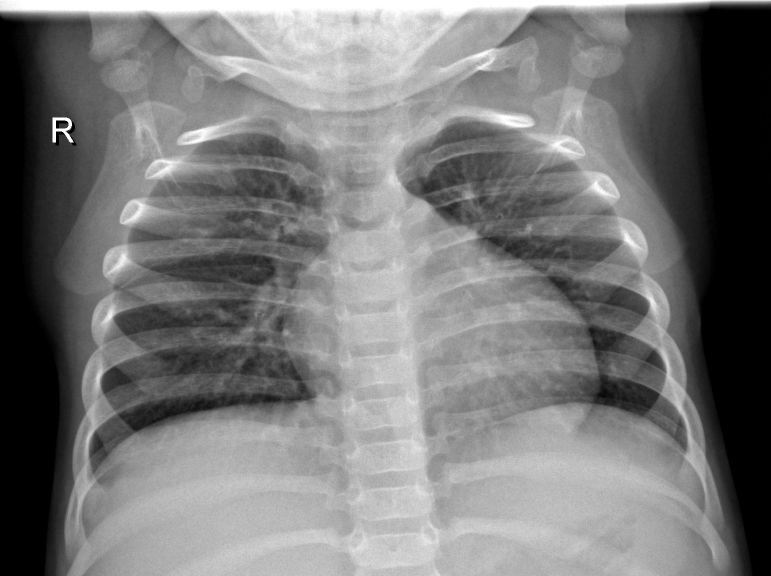
#> input picture backend/dataset/train/IM-0149-0001.jpeg, 1542 x 1152 px (shown at 1/2 size)
$ python -i heatmap.py   (imports and definitions only)
#> lines starting #> are read from the running program, lines starting #| are printed output that depends on the picture
import cv2
import numpy as np

def generate_heatmap(image_path, output_path):
    # Read X-ray
#> called with image_path = 'dataset/train/IM-0149-0001.jpeg', output_path = 'out.png'
    img = cv2.imread(image_path)
#> img is the input picture: shape (1152, 1542, 3); min 0, max 255, mean 119.6

    if img is None:
        raise Exception("Image not found")

    img = cv2.resize(img, (512, 512))
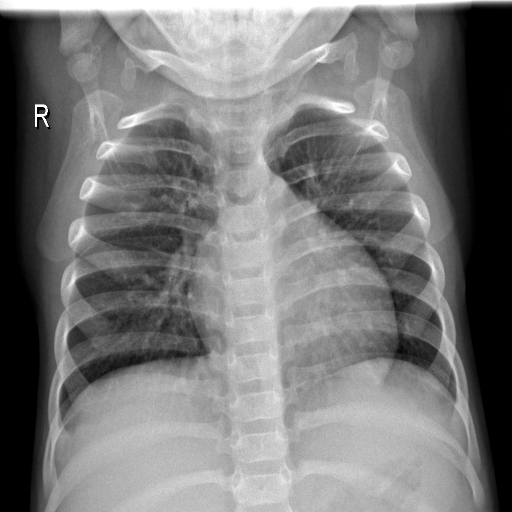
#> img: shape (512, 512, 3); min 0, max 255, mean 119.5

    # Convert to grayscale
    gray = cv2.cvtColor(img, cv2.COLOR_BGR2GRAY)

    # Improve lung contrast
    clahe = cv2.createCLAHE(clipLimit=2.5, tileGridSize=(8,8))
    gray = clahe.apply(gray)
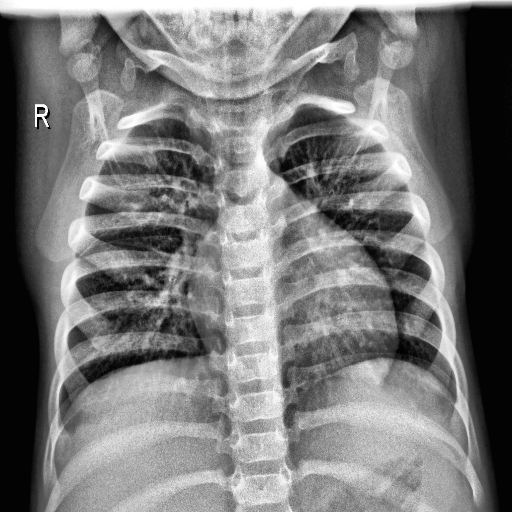
#> gray: shape (512, 512); min 1, max 255, mean 120.5

    # Blur -> attention map
    attention = cv2.GaussianBlur(gray, (61,61), 0)
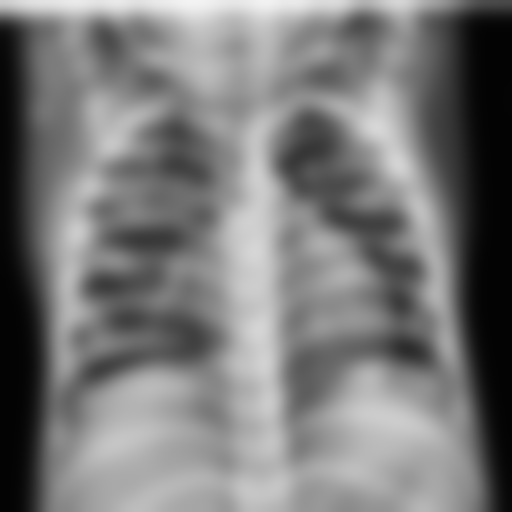
#> attention: shape (512, 512); min 3, max 243, mean 120.5

    # Normalize
    attention = cv2.normalize(attention, None, 0, 255, cv2.NORM_MINMAX)

    # Jet heatmap
    heatmap = cv2.applyColorMap(attention, cv2.COLORMAP_JET)
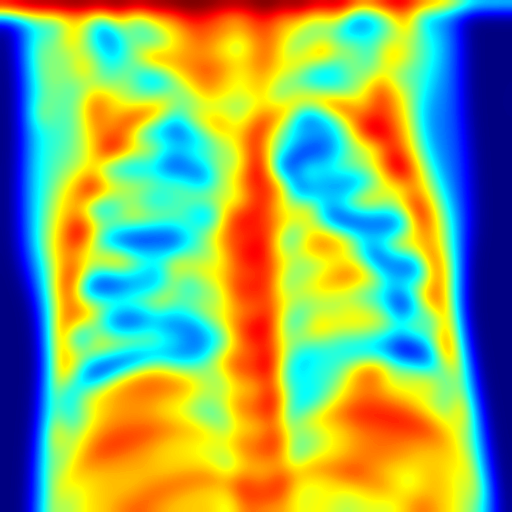
#> heatmap: shape (512, 512, 3); mean B, G, R 103.3, 173.4, 138.9

    # Strong overlay
    result = cv2.addWeighted(img, 0.55, heatmap, 0.75, 0)
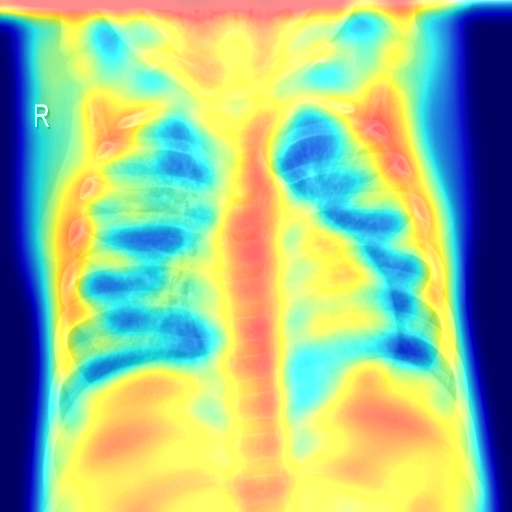
#> result: shape (512, 512, 3); mean B, G, R 143.1, 190.5, 157.4

    cv2.imwrite(output_path, result)

>>> result = generate_heatmap('dataset/train/IM-0149-0001.jpeg', 'out.png')

$ run again, on backend/dataset/train/IM-0213-0001.jpeg
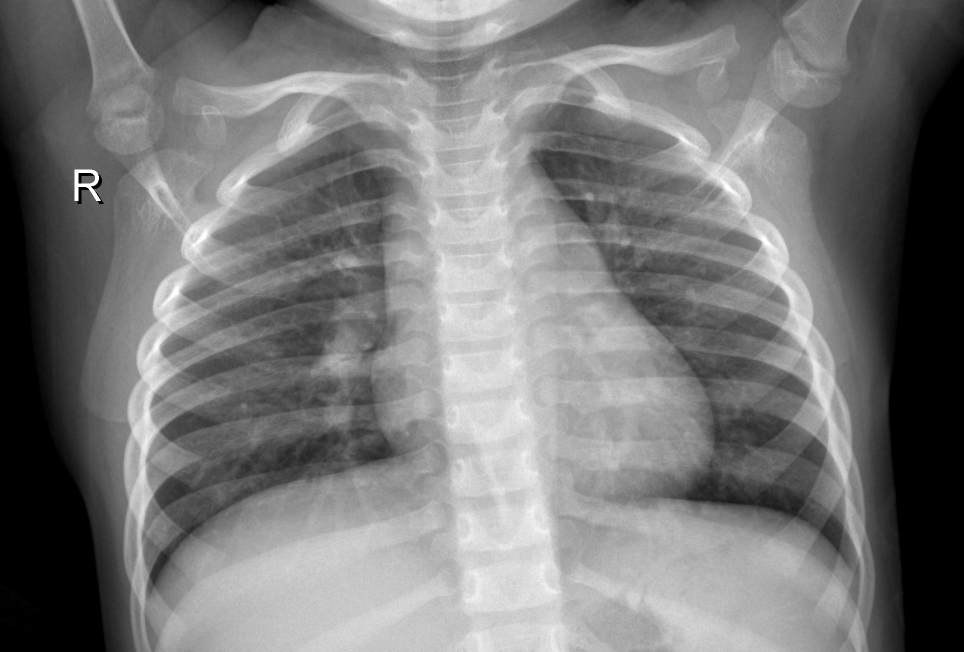
#> input picture backend/dataset/train/IM-0213-0001.jpeg, 1928 x 1303 px (shown at 1/2 size)
#> in generate_heatmap, img is the input picture: shape (1303, 1928, 3); min 0, max 255, mean 120.4
#> img: shape (512, 512, 3)
#> in generate_heatmap, `heatmap = cv2.applyColorMap(attention, cv2.COLORMAP_JET)`:
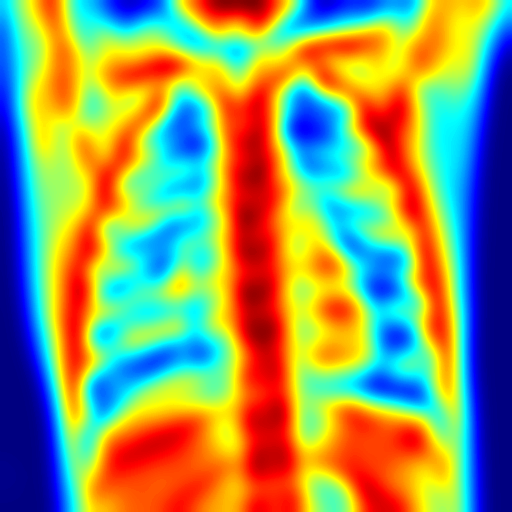
#> heatmap: shape (512, 512, 3); mean B, G, R 99.1, 155.1, 143.3
#> in generate_heatmap, `result = cv2.addWeighted(img, 0.55, heatmap, 0.75, 0)`:
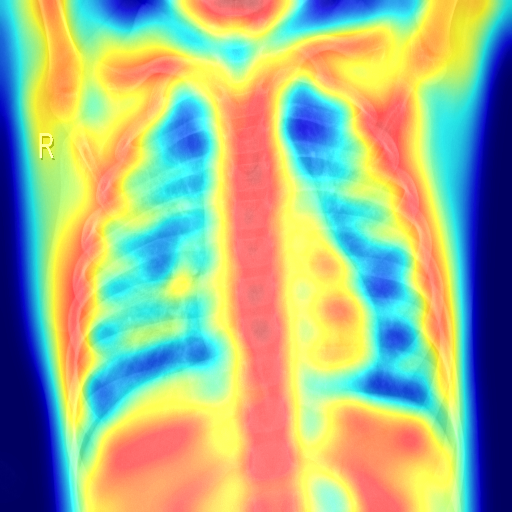
#> result: shape (512, 512, 3); mean B, G, R 140.5, 179.5, 161.7

$ run again, on backend/dataset/train/IM-0227-0001.jpeg
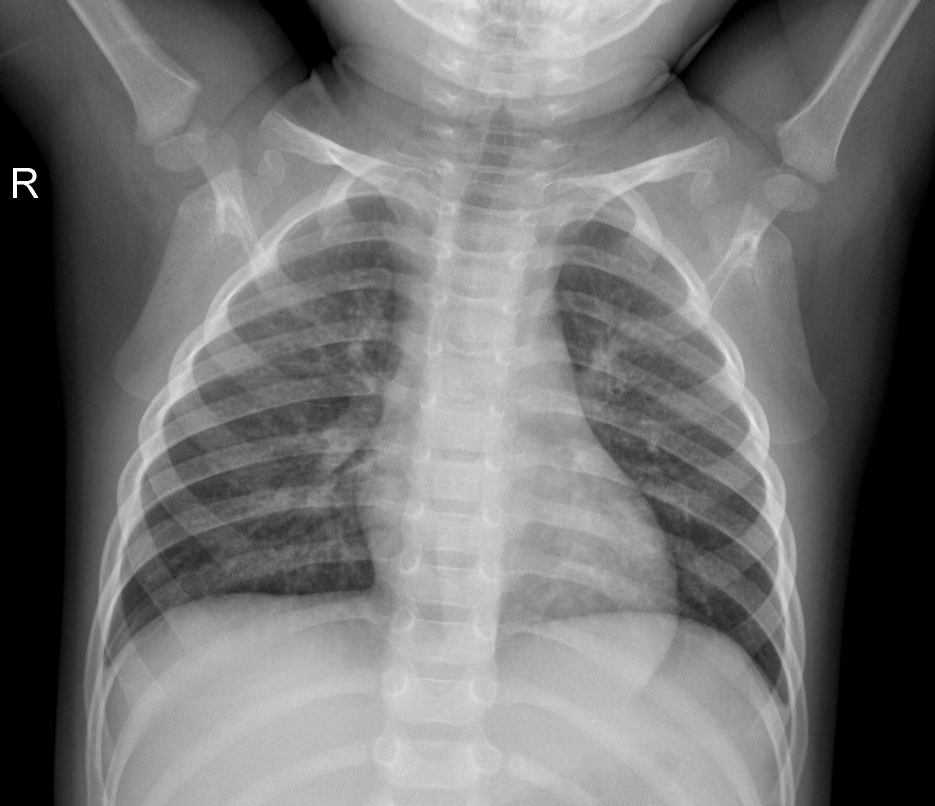
#> input picture backend/dataset/train/IM-0227-0001.jpeg, 1870 x 1612 px (shown at 1/2 size)
#> in generate_heatmap, img is the input picture: shape (1612, 1870, 3); min 0, max 255, mean 114.4
#> img: shape (512, 512, 3)
#> in generate_heatmap, `heatmap = cv2.applyColorMap(attention, cv2.COLORMAP_JET)`:
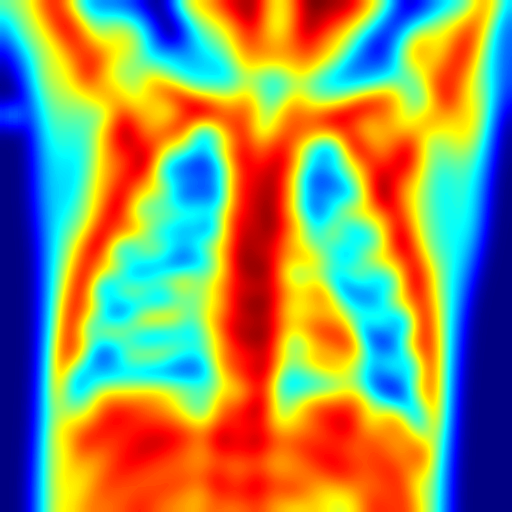
#> heatmap: shape (512, 512, 3); mean B, G, R 97, 147.5, 144.6
#> in generate_heatmap, `result = cv2.addWeighted(img, 0.55, heatmap, 0.75, 0)`:
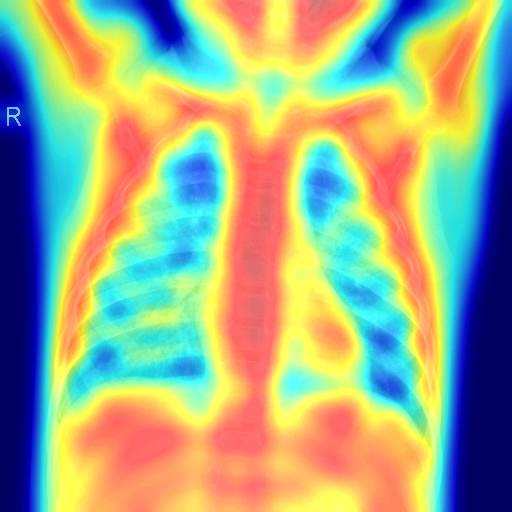
#> result: shape (512, 512, 3); mean B, G, R 135.5, 171.7, 160.3
